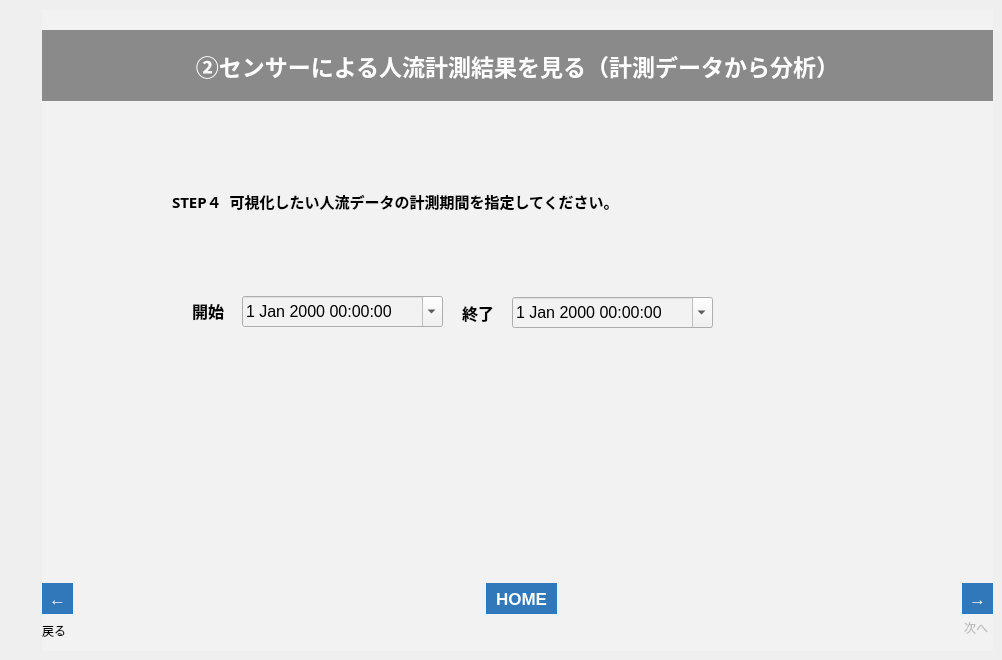
   <widget class="QWidget" name="tab_14">
    <attribute name="title">
     <string>002_4</string>
    </attribute>
    <widget class="QFrame" name="frame_15">
     <property name="geometry">
      <rect>
       <x>42</x>
       <y>10</y>
       <width>951</width>
       <height>641</height>
      </rect>
     </property>
     <property name="styleSheet">
      <string notr="true">background-color: rgb(242, 242, 242);</string>
     </property>
     <property name="frameShape">
      <enum>QFrame::NoFrame</enum>
     </property>
     <property name="frameShadow">
      <enum>QFrame::Plain</enum>
     </property>
     <property name="lineWidth">
      <number>0</number>
     </property>
     <widget class="QLabel" name="lbl_002_4_n">
      <property name="enabled">
       <bool>false</bool>
      </property>
      <property name="geometry">
       <rect>
        <x>922</x>
        <y>610</y>
        <width>31</width>
        <height>16</height>
       </rect>
      </property>
      <property name="text">
       <string>次へ</string>
      </property>
     </widget>
     <widget class="QLabel" name="label_80">
      <property name="geometry">
       <rect>
        <x>0</x>
        <y>610</y>
        <width>50</width>
        <height>21</height>
       </rect>
      </property>
      <property name="text">
       <string>戻る</string>
      </property>
     </widget>
     <widget class="QToolButton" name="btn_002_4_n">
      <property name="enabled">
       <bool>true</bool>
      </property>
      <property name="geometry">
       <rect>
        <x>920</x>
        <y>573</y>
        <width>31</width>
        <height>31</height>
       </rect>
      </property>
      <property name="font">
       <font>
        <pointsize>13</pointsize>
        <weight>75</weight>
        <bold>true</bold>
       </font>
      </property>
      <property name="styleSheet">
       <string notr="true">background-color: rgb(48,120,186);
color: rgb(255, 255, 255);
border: none;</string>
      </property>
      <property name="text">
       <string>→</string>
      </property>
     </widget>
     <widget class="QToolButton" name="btn_002_4_b">
      <property name="geometry">
       <rect>
        <x>0</x>
        <y>573</y>
        <width>31</width>
        <height>31</height>
       </rect>
      </property>
      <property name="font">
       <font>
        <pointsize>13</pointsize>
        <weight>75</weight>
        <bold>true</bold>
       </font>
      </property>
      <property name="styleSheet">
       <string notr="true">background-color: rgb(48,120,186);
color: rgb(255, 255, 255);
border: none;</string>
      </property>
      <property name="text">
       <string>←</string>
      </property>
     </widget>
     <widget class="QLabel" name="label_81">
      <property name="geometry">
       <rect>
        <x>0</x>
        <y>20</y>
        <width>951</width>
        <height>71</height>
       </rect>
      </property>
      <property name="font">
       <font>
        <family>游ゴシック</family>
        <pointsize>17</pointsize>
        <weight>75</weight>
        <bold>true</bold>
       </font>
      </property>
      <property name="styleSheet">
       <string notr="true">background-color: rgb(138, 138, 138);
color: rgb(255, 255, 255);</string>
      </property>
      <property name="text">
       <string>②センサーによる人流計測結果を見る（計測データから分析）</string>
      </property>
      <property name="alignment">
       <set>Qt::AlignCenter</set>
      </property>
     </widget>
     <widget class="QLabel" name="label_35">
      <property name="geometry">
       <rect>
        <x>130</x>
        <y>180</y>
        <width>711</width>
        <height>101</height>
       </rect>
      </property>
      <property name="font">
       <font>
        <family>游ゴシック</family>
        <pointsize>11</pointsize>
        <weight>75</weight>
        <bold>true</bold>
       </font>
      </property>
      <property name="styleSheet">
       <string notr="true">border-color: rgb(220, 220, 220);</string>
      </property>
      <property name="frameShape">
       <enum>QFrame::Box</enum>
      </property>
      <property name="lineWidth">
       <number>0</number>
      </property>
      <property name="midLineWidth">
       <number>0</number>
      </property>
      <property name="text">
       <string>STEP４  可視化したい人流データの計測期間を指定してください。
</string>
      </property>
      <property name="alignment">
       <set>Qt::AlignLeading|Qt::AlignLeft|Qt::AlignTop</set>
      </property>
      <property name="wordWrap">
       <bool>true</bool>
      </property>
     </widget>
     <widget class="QDateTimeEdit" name="cmb_002_dateTimeFrom">
      <property name="geometry">
       <rect>
        <x>200</x>
        <y>286</y>
        <width>201</width>
        <height>31</height>
       </rect>
      </property>
      <property name="font">
       <font>
        <pointsize>12</pointsize>
       </font>
      </property>
      <property name="calendarPopup">
       <bool>true</bool>
      </property>
     </widget>
     <widget class="QLabel" name="label_36">
      <property name="geometry">
       <rect>
        <x>150</x>
        <y>260</y>
        <width>41</width>
        <height>81</height>
       </rect>
      </property>
      <property name="font">
       <font>
        <family>游ゴシック</family>
        <pointsize>12</pointsize>
        <weight>75</weight>
        <bold>true</bold>
       </font>
      </property>
      <property name="styleSheet">
       <string notr="true">border-color: rgb(220, 220, 220);</string>
      </property>
      <property name="frameShape">
       <enum>QFrame::Box</enum>
      </property>
      <property name="lineWidth">
       <number>0</number>
      </property>
      <property name="midLineWidth">
       <number>0</number>
      </property>
      <property name="text">
       <string>開始</string>
      </property>
      <property name="alignment">
       <set>Qt::AlignLeading|Qt::AlignLeft|Qt::AlignVCenter</set>
      </property>
     </widget>
     <widget class="QLabel" name="label_37">
      <property name="geometry">
       <rect>
        <x>420</x>
        <y>267</y>
        <width>41</width>
        <height>71</height>
       </rect>
      </property>
      <property name="font">
       <font>
        <family>游ゴシック</family>
        <pointsize>12</pointsize>
        <weight>75</weight>
        <bold>true</bold>
       </font>
      </property>
      <property name="styleSheet">
       <string notr="true">border-color: rgb(220, 220, 220);</string>
      </property>
      <property name="frameShape">
       <enum>QFrame::Box</enum>
      </property>
      <property name="lineWidth">
       <number>0</number>
      </property>
      <property name="midLineWidth">
       <number>0</number>
      </property>
      <property name="text">
       <string>終了</string>
      </property>
      <property name="alignment">
       <set>Qt::AlignLeading|Qt::AlignLeft|Qt::AlignVCenter</set>
      </property>
     </widget>
     <widget class="QDateTimeEdit" name="cmb_002_dateTimeTo">
      <property name="geometry">
       <rect>
        <x>470</x>
        <y>287</y>
        <width>201</width>
        <height>31</height>
       </rect>
      </property>
      <property name="font">
       <font>
        <pointsize>12</pointsize>
       </font>
      </property>
      <property name="calendarPopup">
       <bool>true</bool>
      </property>
     </widget>
     <widget class="QToolButton" name="btn_home_10">
      <property name="geometry">
       <rect>
        <x>444</x>
        <y>573</y>
        <width>71</width>
        <height>31</height>
       </rect>
      </property>
      <property name="font">
       <font>
        <pointsize>13</pointsize>
        <weight>75</weight>
        <bold>true</bold>
       </font>
      </property>
      <property name="styleSheet">
       <string notr="true">background-color: rgb(48,120,186);
color: rgb(255, 255, 255);
border: none;</string>
      </property>
      <property name="text">
       <string>HOME</string>
      </property>
     </widget>
    </widget>
   </widget>
